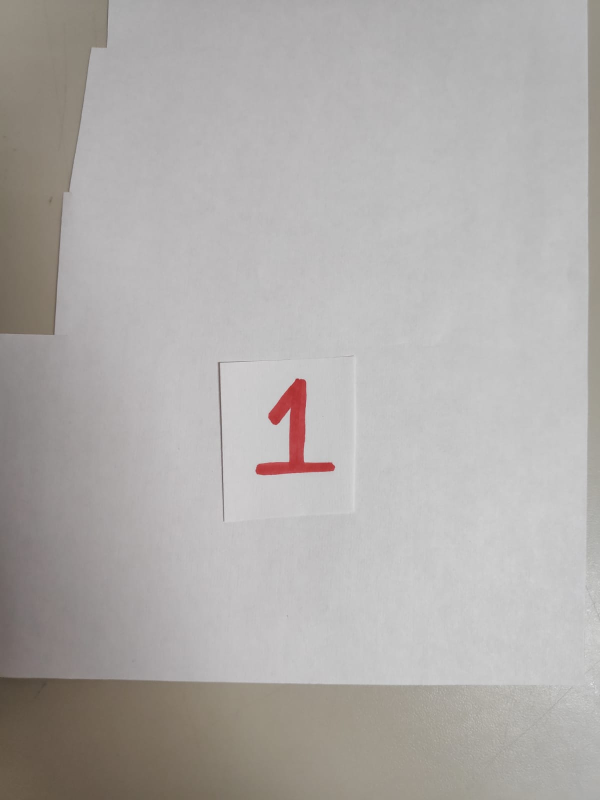
%> input picture Images/One1.jpeg, 1200 x 1600 px (shown at 1/2 size)
$ octave ThcnRawImag.m   (GNU Octave 9; MATLAB toolbox functions it lacks are replaced by stand-ins)
%> lines starting %> are read from the running program, lines starting %| are printed output that depends on the picture; in (x1, y1, x2, y2) boxes, pixels count from 0 and x2, y2 are one past the last pixel; in counts of white or black regions, pixels touching at a corner belong together; the program's own positions count from 1
%> further down, Img is the input picture: size 1600x1200x3 uint8; mean R, G, B 175.5, 172.2, 170
### MatFunc/Vision/imbox.m
function ReBFBImg = imbox(Im, plotop)
%> called with plotop = 0
    % Function which finds the red element of the image and bounds it in a
    % 20x20 square
    %
    % Inputs
    %   Im = RGB matrix that represents the image
    %   plotop = option to plot the transformations
    % Outputs
    %   ReBFBImg = 20x20 binary image that represents the red element of
    %   the image

    % Color mask
    redness = double(Im(:,:,1)) - max(double(Im(:,:,2)),double(Im(:,:,3)));
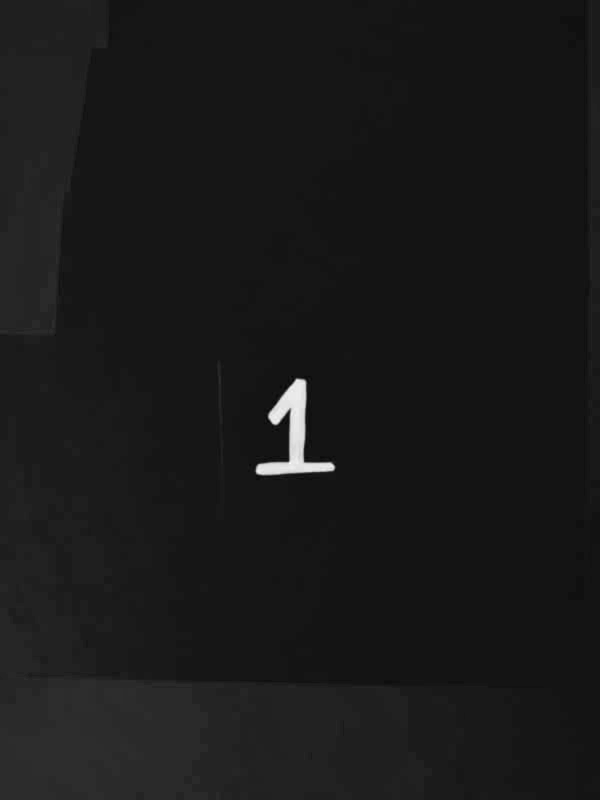
%> redness: size 1600x1200 double (shown at 1/2 size); min -11, max 128, mean 3; drawn with min black and max white
    mask = redness > 50;
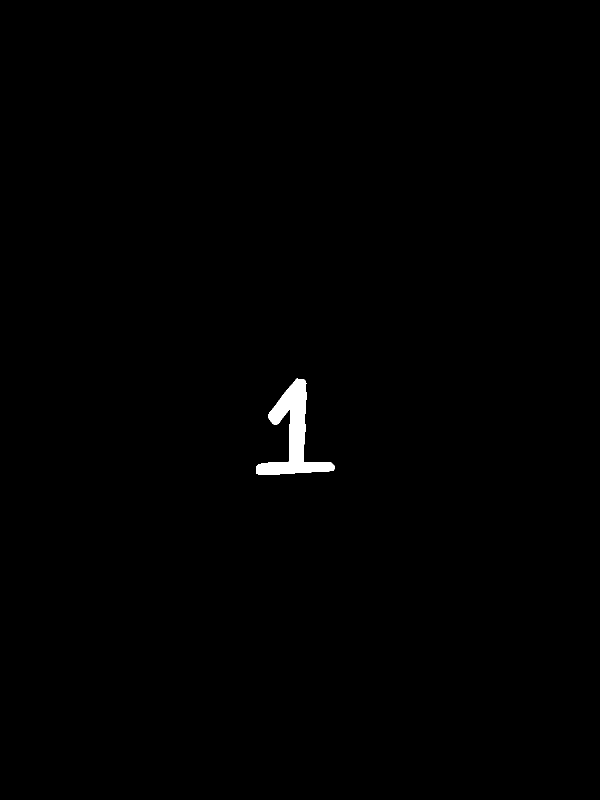
%> mask: size 1600x1200 logical (shown at 1/2 size); 0.52% white; 1 white region, box (x1, y1, x2, y2) and area: (512, 757, 670, 950) 10071
    BiImg = ones(size(Im,1),size(Im,2));
    BiImg = BiImg.*mask;
%> BiImg: size 1600x1200 double; values 0 (black) and 1 (white), 0.52% white; 1 white region
    FillBiImg = imfill(BiImg);

    % Bounding box
    sbox = regionprops(FillBiImg,'BoundingBox');
%> sbox = 1 region; box (x1, y1, x2, y2): (512, 757, 670, 950)
    box = floor(sbox.BoundingBox);
%> box = [512 757 158 193]
    BoxFBImg = FillBiImg(box(2)-30:box(2)+box(4)+30,box(1)-30:box(1)+box(3)+30);
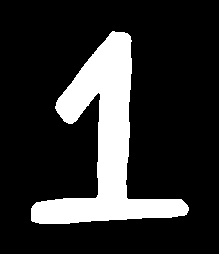
%> BoxFBImg: size 254x219 double; values 0 (black) and 1 (white), 18.1% white; 1 white region, box (x1, y1, x2, y2) and area: (31, 31, 189, 224) 10071
    ReBFBImg = imresize(BoxFBImg,[20,20]);
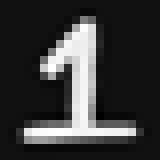
%> ReBFBImg: size 20x20 double (shown 8 times larger); min -0.0776, max 1.09, mean 0.181; drawn with min black and max white
    if plotop
        figure();
        imshow(BiImg);
        figure();
        imshow(FillBiImg);
        figure();
        imshow(BoxFBImg);
        figure();
        showPattern(ReBFBImg);
    end
end

### MatFunc/showPattern.m
function showPattern(p)
    % Function to show patterns
    % Inputs
    %   p = kxk binary matrix

    [r, c] = size(p);                          % Get the matrix size
%> r = 20; c = 20
    imagesc((1:c)+0.5, (1:r)+0.5, p);
    colormap(flipud(gray));                              % Use a gray colormap
    axis equal
    set(gca, 'XTick', 1:(c+1), 'YTick', 1:(r+1), ...  % Change some axes properties
         'XLim', [1 c+1], 'YLim', [1 r+1], ...
         'GridLineStyle', '-', 'XGrid', 'on', 'YGrid', 'on');
end

### OtherScripts/ThcnRawImag.m
%% Script for testing association: raw images
%

%% Prepare enviroment
%
clear
close all
rng(3)
path(path,'Images')
path(path,'MatFunc\Simulate')
path(path,'MatFunc\Patterns')
path(path,'MatFunc\Accuracy')
path(path,'MatFunc\Vision')

n = 20*20;           % neuron dimension
A = 5;           % number of neurons in concept layer
M = 300;           % number of neurons in selective layer
L = 20;          % number of stimuli

p = zeros(20,20,L);
s = zeros(n,L);
Figures = ["One", "Two", "Three", "Four", "Five"];
idx = 1;
% Plot patterns
clf
for i=1:5
    for j=1:4
        Img = imread(strcat(Figures(i),int2str(j),'.jpeg'));
        p(:,:,idx) = imbox(Img,0); % center in the image
        subplot(L/4,4,idx)
        showPattern(p(:,:,idx));
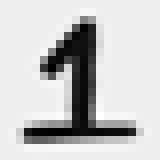
%> displayed picture: size 20x20x3, on the screen's scale of 0 to 255 (shown 8 times larger); min 0, max 255, mean 198.4
        p(:,:,idx) = p(:,:,idx)/norm(p(:,:,idx)); % normalize
        aux = p(:,:,idx)';
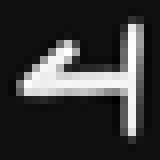
%> aux: size 20x20 double (shown 8 times larger); min -0.0112, max 0.157, mean 0.0262; drawn with min black and max white
%> (the run ends here)

$ run again, on Images/One2.jpeg
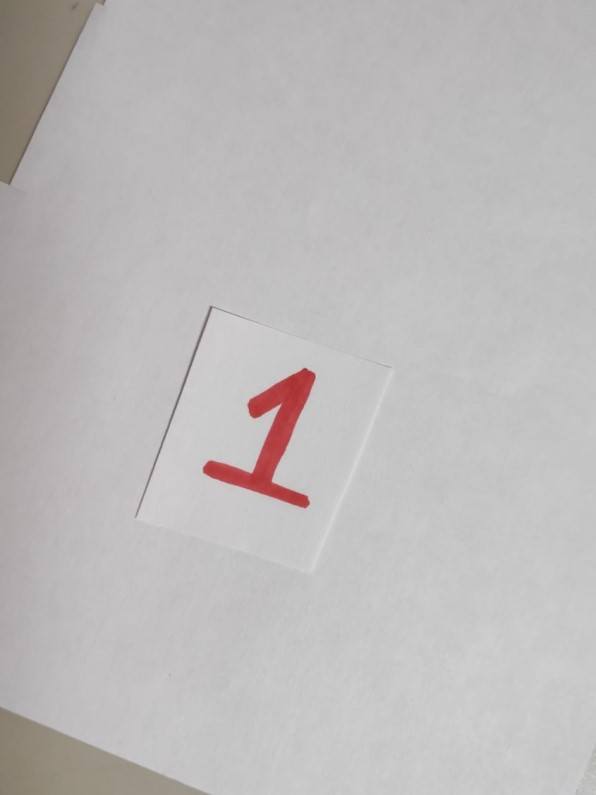
%> input picture Images/One2.jpeg, 596 x 795 px, given in place of One1.jpeg, which was not available
%> Img is the input picture: size 795x596x3 uint8; mean R, G, B 189.3, 186.7, 186.6
%> in imbox, `mask = redness > 50;`:
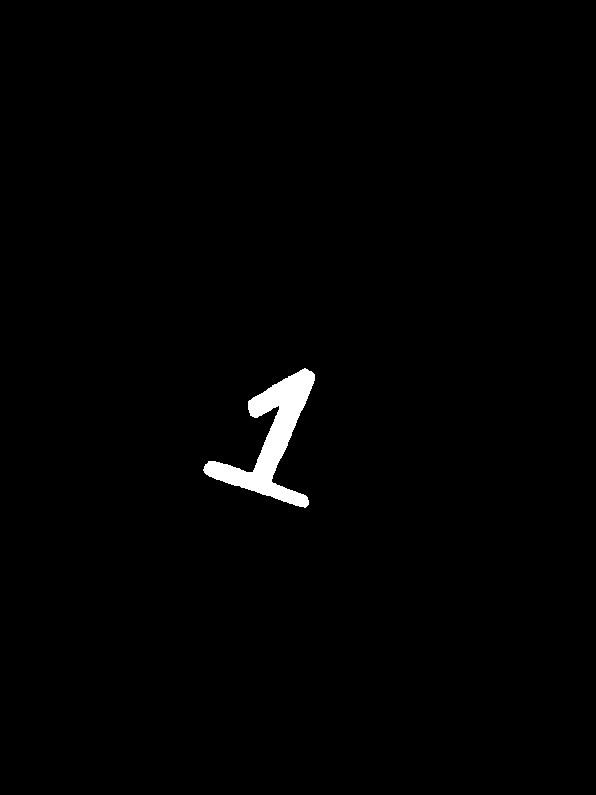
%> mask: size 795x596 logical; 1.1% white; 1 white region, box (x1, y1, x2, y2) and area: (203, 368, 315, 508) 5036
%> BiImg: size 795x596 double; values 0 (black) and 1 (white), 1.1% white; 1 white region
%> sbox = 1 region; box (x1, y1, x2, y2): (203, 368, 315, 508)
%> box = [203 368 112 140]
%> BoxFBImg: size 201x173 double; values 0 (black) and 1 (white), 14.5% white; 1 white region, box (x1, y1, x2, y2) and area: (31, 31, 143, 171) 5036
%> `aux = p(:,:,idx)';`:
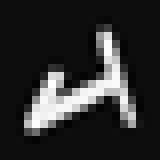
%> aux: size 20x20 double (shown 8 times larger); min -0.0113, max 0.196, mean 0.0264; drawn with min black and max white
